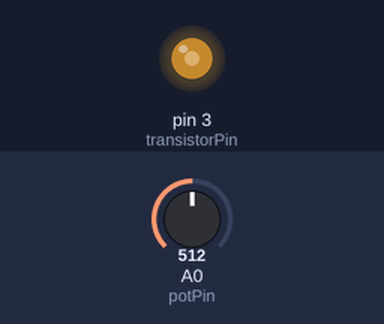
Recording of a sketch running on a simulated Arduino Uno, built with avr-gcc and run on an emulated ATmega328P. Parts: output pins drawn as LEDs (lit = HIGH). The test bench sets the inputs (shaded band); at power-on: A0 (potPin) = 512.

Above: at 1.2 s.
1.3 s: A0 (potPin) set to 716
At 1.6 s:
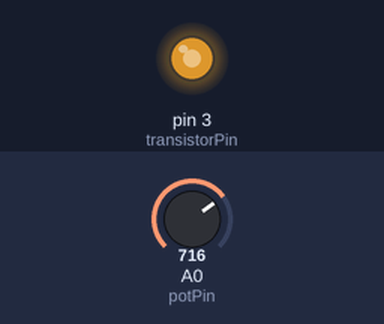
2.8 s: A0 (potPin) set to 900
At 4.0 s:
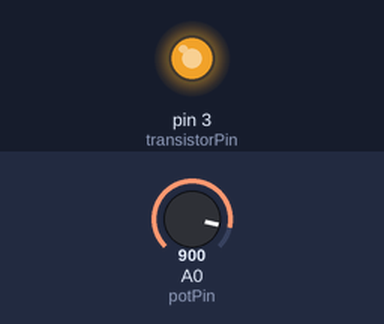
4.3 s: A0 (potPin) set to 122
At 5.1 s:
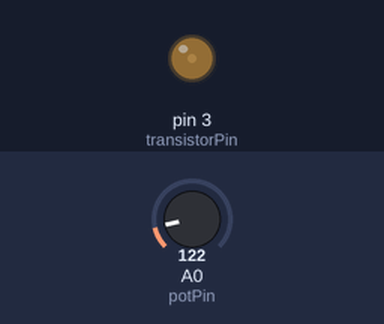
5.8 s: A0 (potPin) set to 0
At 6.2 s:
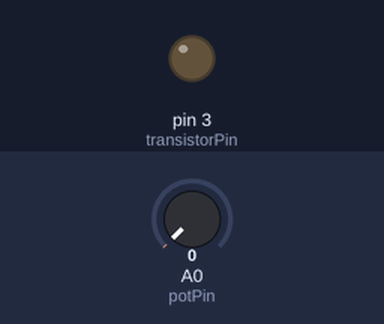
7.3 s: A0 (potPin) set to 511
At 8.6 s:
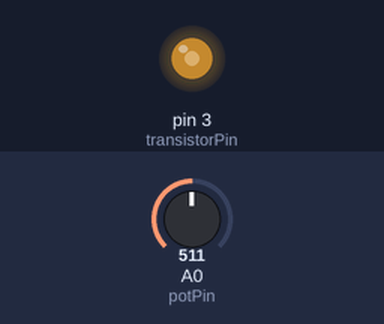
Timing chart, 0 to 9.8 s (numbered marks = the images above; inputs shaded):
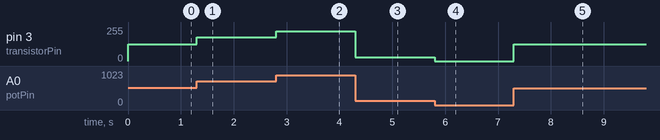

Measured:
- after the input at 1.3 s, pin 3 (transistorPin): 127/255 → 178/255 at once
- after the input at 2.8 s, pin 3 (transistorPin): 178/255 → 224/255 at once
- after the input at 4.3 s, pin 3 (transistorPin): 224/255 → 30/255 at once
- after the input at 5.8 s, pin 3 (transistorPin): 30/255 → 0/255 at once
- after the input at 7.3 s, pin 3 (transistorPin): 0/255 → 127/255 at once

The sketch:

DCControlWithTransistor.ino
```cpp
#define potPin A0
#define transistorPin 3

int potValue = 0;
int potMap = 0;

void setup()
{

pinMode(potPin,INPUT);
pinMode(transistorPin, OUTPUT);

}

void loop()
{

potValue = analogRead(potPin);

potMap = map(potValue, 0, 1023, 0, 255);

analogWrite(transistorPin, potMap);

 }
```
